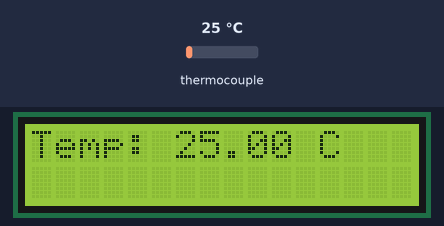
Bench run of a sketch on a simulated Arduino Uno, built with avr-gcc and run on an emulated ATmega328P. On the bench: 16×2 character LCD. The inputs (shaded band) are chosen by the test bench; at power-on: thermocouple 25 °C. What the sketch prints to the serial monitor is not drawn.

Above: at 3.2 s.
3.3 s: thermocouple set to 6 °C
At 5.1 s:
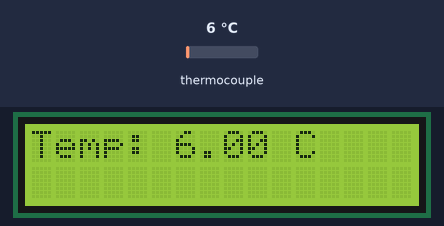
5.5 s: thermocouple set to 75 °C
At 7.0 s:
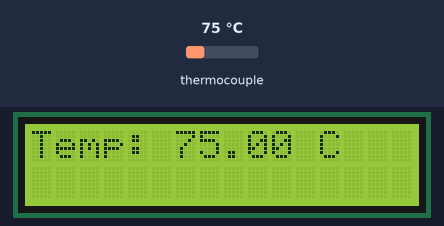
7.5 s: thermocouple set to 150 °C
At 8.9 s:
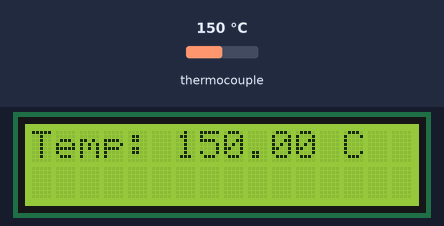
Timing chart, 0 to 10.5 s (numbered marks = the images above; inputs shaded):
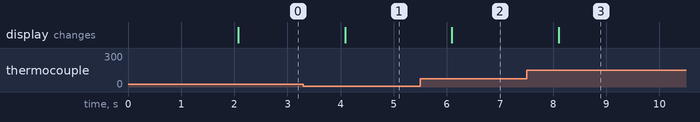

Measured:
- after the input at 3.3 s, the display: changes after 0.78 s (image 1)
- after the input at 5.5 s, the display: changes after 0.59 s (image 2)
- after the input at 7.5 s, the display: changes after 0.61 s (image 3)

The sketch:

Thermocouple_LCD.ino
```cpp
#include <SPI.h>  // Biblioteca para comunicação SPI
#include <Adafruit_MAX31855.h>  // Biblioteca da Adafruit para o módulo MAX31855
#include <LiquidCrystal.h>  // Biblioteca para controle de display LCD 16x2

// Definição dos pinos utilizados pelo MAX31855
int thermoDO = 3;  // Pino de saída de dados (MISO)
int thermoCS = 4;  // Pino de Chip Select (CS)
int thermoCLK = 5; // Pino de clock (CLK)

// Criação do objeto para comunicação com o MAX31855, utilizando os pinos definidos
Adafruit_MAX31855 thermocouple(thermoCLK, thermoCS, thermoDO);

// Definição dos pinos para o display LCD 16x2
const int rs = 7, en = 8, d4 = 9, d5 = 10, d6 = 11, d7 = 12;
// Criação do objeto para controlar o display LCD
LiquidCrystal lcd(rs, en, d4, d5, d6, d7);

void setup() {
  // Inicializa o LCD com 16 colunas e 2 linhas
  lcd.begin(16, 2);
  // Exibe uma mensagem temporária no LCD
  lcd.print("Iniciando...");

  // Inicializa a comunicação serial para depuração
  Serial.begin(9600);

  // Verifica se o MAX31855 está funcionando corretamente
  if (!thermocouple.begin()) {
    lcd.clear();  // Limpa o LCD
    lcd.print("Erro MAX31855");  // Exibe mensagem de erro
    while (1);  // Para a execução do código se houver erro na inicialização do MAX31855
  }

  // Limpa o LCD e exibe uma mensagem de prontidão
  lcd.clear();
  lcd.print("Pronto!");
  delay(2000);  // Pausa por 2 segundos para que a mensagem seja exibida
}

void loop() {
  // Lê a temperatura em Celsius a partir do termopar tipo K
  double tempC = thermocouple.readCelsius();

  // Verifica se houve algum erro na leitura da temperatura (retorna NaN em caso de erro)
  if (isnan(tempC)) {
    lcd.clear();  // Limpa o LCD
    lcd.print("Erro leitura");  // Exibe mensagem de erro
  } else {
    // Limpa o LCD e exibe a temperatura lida
    lcd.clear();
    lcd.setCursor(0, 0);  // Move o cursor para a primeira linha
    lcd.print("Temp: ");  // Exibe o texto "Temp: "
    lcd.print(tempC);  // Exibe a temperatura lida em Celsius
    lcd.print(" C");  // Adiciona o símbolo de graus Celsius

    // Envia os dados da temperatura para o monitor serial
    Serial.print("Temperatura: ");
    Serial.print(tempC);
    Serial.println(" C");
  }

  // Aguarda 1 segundo antes de fazer a próxima leitura
  delay(1000);
}
```
